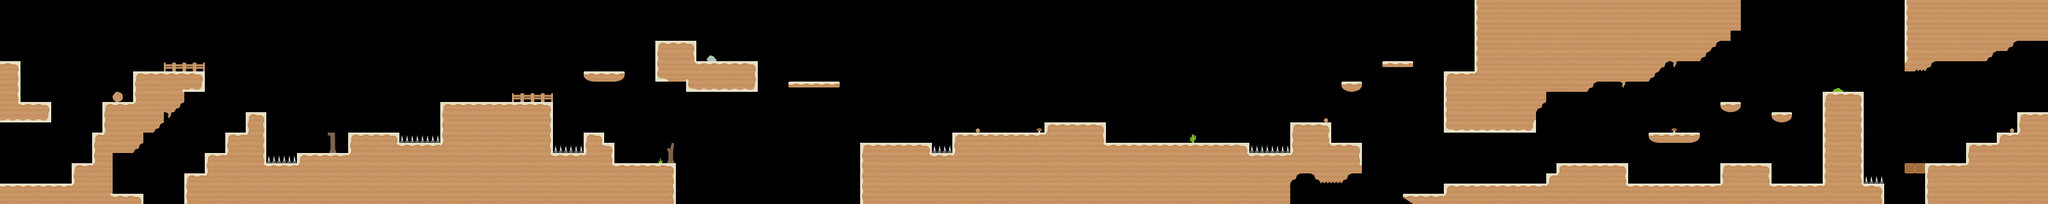

This is a level from a 2D game, rendered from its Tiled map with the project's own tilesets. A one-line summary and the map file follow, with tile-layer data summarised:
An orthogonal 200x20 tile map with 16x16 px tiles, 3 tile layers (tileLayer, hazardLayer, elementLayer), 3 tilesets and 56 objects (30x coin, 7x flyer, 6x staticshooter, 3x doublewalker, 2x jumper, ...).

<map version="1.0" orientation="orthogonal" renderorder="right-down" width="200" height="20" tilewidth="16" tileheight="16" nextobjectid="405">
    <tileset firstgid="1" name="world2" tilewidth="16" tileheight="16" spacing="4" margin="2" tilecount="36" columns="36">
        <image source="world2.png" width="720" height="20" />
    </tileset>
    <tileset firstgid="37" name="elements1" tilewidth="16" tileheight="16" spacing="4" margin="2" tilecount="40" columns="40">
        <image source="elements1.png" width="800" height="20" />
    </tileset>
    <tileset firstgid="77" name="hazard" tilewidth="16" tileheight="16" spacing="4" margin="2" tilecount="9" columns="9">
        <image source="hazard.png" width="180" height="20" />
    </tileset>
    <layer name="tileLayer" width="200" height="20">
        <data>[4000 cells, 1324 non-empty, 25 distinct tile ids]</data>
    </layer>
    <objectgroup name="gameObjects">
        <object id="1" name="player" x="32" y="256" width="16" height="32" />
        <object id="8" name="jumper" x="1904" y="192" width="16" height="32" />
        <object id="9" name="jumper" x="2592" y="256" width="16" height="32" />
        <object id="13" name="flyer" x="1584" y="160" width="16" height="32" />
        <object id="15" name="staticshooter" x="2032" y="160" width="16" height="32" />
        <object id="24" name="exit" x="3168" y="128" width="32" height="48" />
        <object id="171" name="flyer" x="448" y="160" width="16" height="32" />
        <object id="203" name="coin" x="1360" y="192" width="16" height="16" />
        <object id="216" name="coin" x="1392" y="192" width="16" height="16" />
        <object id="219" name="coin" x="2272" y="80" width="16" height="16" />
        <object id="222" name="coin" x="2240" y="128" width="16" height="16" />
        <object id="224" name="coin" x="2128" y="64" width="16" height="16" />
        <object id="228" name="coin" x="2240" y="176" width="16" height="16" />
        <object id="230" name="coin" x="2224" y="256" width="16" height="16" />
        <object id="234" name="coin" x="2240" y="240" width="16" height="16" />
        <object id="238" name="coin" x="2976" y="192" width="16" height="16" />
        <object id="256" name="flyer" x="1824" y="128" width="16" height="32" />
        <object id="258" name="flyer" x="672" y="144" width="16" height="32" />
        <object id="260" name="drunkenflyer" x="2224" y="192" width="16" height="32" />
        <object id="272" name="coin" x="3008" y="224" width="16" height="16" />
        <object id="273" name="coin" x="2944" y="160" width="16" height="16" />
        <object id="278" name="staticshooter" x="592" y="176" width="16" height="32" />
        <object id="280" name="coin" x="2288" y="80" width="16" height="16" />
        <object id="281" name="coin" x="2240" y="144" width="16" height="16" />
        <object id="289" name="flyer" x="896" y="112" width="16" height="32" />
        <object id="291" name="staticshooter" x="1680" y="160" width="16" height="32" />
        <object id="292" name="staticshooter" x="2528" y="224" width="16" height="32" />
        <object id="293" name="staticshooter" x="3088" y="192" width="16" height="32" />
        <object id="341" name="coin" x="0" y="48" width="16" height="16" />
        <object id="342" name="coin" x="16" y="48" width="16" height="16" />
        <object id="343" name="coin" x="192" y="288" width="16" height="16" />
        <object id="344" name="coin" x="192" y="272" width="16" height="16" />
        <object id="345" name="coin" x="192" y="256" width="16" height="16" />
        <object id="349" name="coin" x="1088" y="48" width="16" height="16" />
        <object id="352" name="coin" x="1136" y="64" width="16" height="16" />
        <object id="353" name="coin" x="960" y="240" width="16" height="16" />
        <object id="354" name="coin" x="976" y="240" width="16" height="16" />
        <object id="355" name="coin" x="992" y="240" width="16" height="16" />
        <object id="357" name="coin" x="1728" y="192" width="16" height="16" />
        <object id="358" name="coin" x="1744" y="192" width="16" height="16" />
        <object id="359" name="coin" x="1968" y="192" width="16" height="16" />
        <object id="360" name="coin" x="1984" y="176" width="16" height="16" />
        <object id="361" name="coin" x="2000" y="160" width="16" height="16" />
        <object id="370" name="staticshooter" x="2896" y="112" width="16" height="32" />
        <object id="371" name="powerup" x="1280" y="96" width="16" height="16" />
        <object id="336" name="flyer" x="272" y="64" width="16" height="32" />
        <object id="337" name="doublewalker" x="224" y="80" width="16" height="32" />
        <object id="377" name="coin" x="2688" y="128" width="16" height="16" />
        <object id="376" name="walker" x="1168" y="64" width="16" height="32" />
        <object id="379" name="doublewalker" x="2496" y="224" width="16" height="32" />
        <object id="380" name="walker" x="2752" y="224" width="16" height="32" />
        <object id="400" name="flyer" x="2880" y="96" width="16" height="32" />
        <object id="401" name="coin" x="2256" y="80" width="16" height="16" />
        <object id="404" name="doublewalker" x="1424" y="192" width="16" height="32" />
    </objectgroup>
    <objectgroup name="interactionObjects">
        <object id="402" name="destroy" x="2976" y="256" width="16" height="16" />
        <object id="403" name="destroy" x="2992" y="256" width="16" height="16" />
    </objectgroup>
    <layer name="hazardLayer" width="200" height="20">
        <data>[4000 cells, 18 non-empty, 1 distinct tile ids]</data>
    </layer>
    <layer name="elementLayer" width="200" height="20">
        <data>[4000 cells, 25 non-empty, 12 distinct tile ids]</data>
    </layer>
</map>
